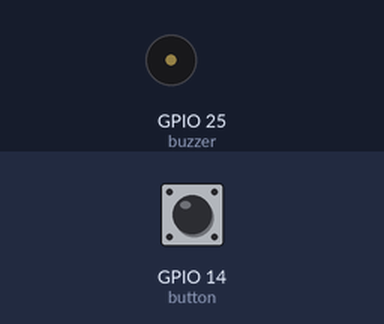
A program run on a simulated ESP32 board running MicroPython. On the bench: buzzer (waves = sounding). The inputs (shaded band) are chosen by the test bench; at power-on: GPIO 14 (button) HIGH.

Above: at 1.2 s.
1.3 s: GPIO 14 (button) pulled LOW for 0.15 s
At 2.1 s:
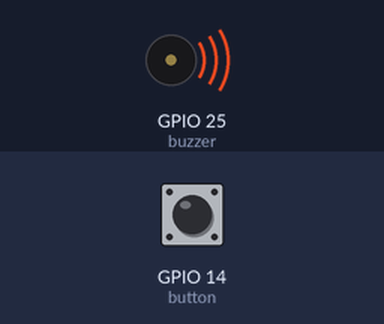
2.9 s: GPIO 14 (button) pulled LOW for 1 s
At 3.3 s:
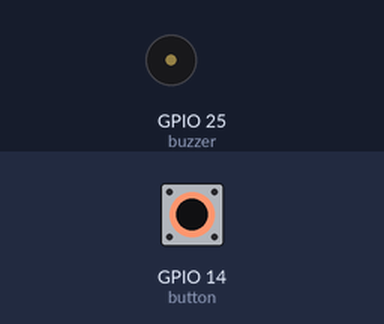
5.4 s: GPIO 14 (button) pulled LOW for 3.2 s
At 6.4 s:
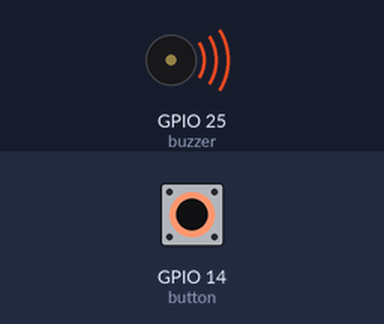
Timing chart, 0 to 8.4 s (numbered marks = the images above; inputs shaded):
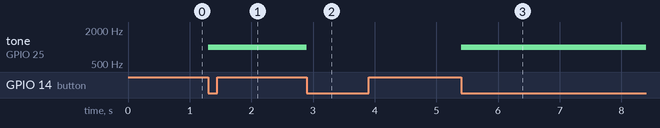

Measured:
- after the input at 1.3 s, tone on GPIO 25 (buzzer): silent → 1000 Hz at once
- after the input at 2.9 s, tone on GPIO 25 (buzzer): 1000 Hz → silent at once
- after the input at 5.4 s, tone on GPIO 25 (buzzer): silent → 1000 Hz at once

The program:

external_interrupt.py
```python
from machine import Pin, PWM
import time

button = Pin(14, Pin.IN, Pin.PULL_UP)  # 按键连接到ESP32的IO引脚14
buzzer = PWM(Pin(25))  # 蜂鸣器连接到ESP32的IO引脚15

buzzer.freq(1000)  # 设置蜂鸣器的频率为1000Hz
buzzer.duty(0)  # 初始时将蜂鸣器的占空比设置为0，即静音状态

is_muted = True  # 初始时设置为静音状态

def button_pressed(p):
    global is_muted
    if is_muted:
        buzzer.duty(512)  # 当按键按下时，将蜂鸣器的占空比设置为50%，发出声音
        is_muted = False
    else:
        buzzer.duty(0)  # 当再次按下按键时，将蜂鸣器的占空比设置为0，静音
        is_muted = True

button.irq(trigger=Pin.IRQ_FALLING, handler=button_pressed)  # 配置按键的外部中断，下降沿触发

while True:
    time.sleep(1)  # 在主循环中等待，保持程序运行
```
